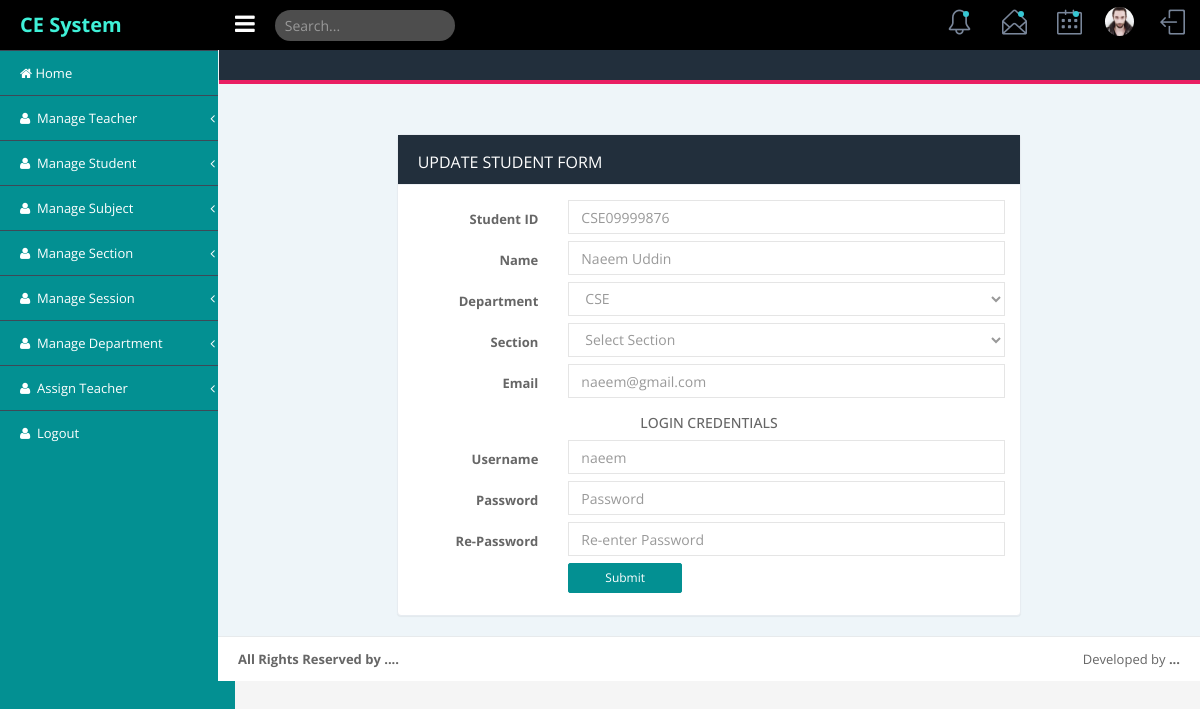
Before: /admin/student/update_student.php?id=CSE09999876 (signed in) with the older database file.
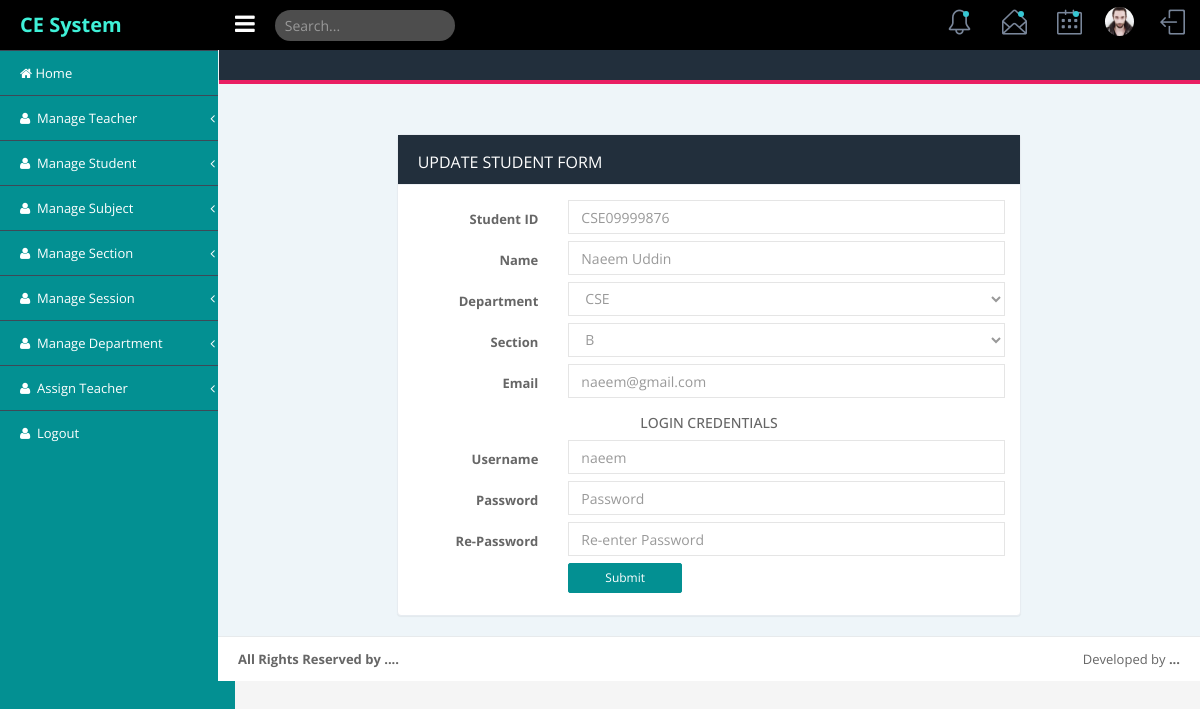
After: the same page with the newer database file.
### tables this page shows
CREATE TABLE `registration` (
  `id` int(11) NOT NULL,
  `member_id` varchar(250) DEFAULT NULL,
  `login_id` int(11) DEFAULT NULL,
  `email` varchar(250) DEFAULT NULL,
  `name` varchar(250) DEFAULT NULL,
  `department` int(11) DEFAULT NULL,
  `section` int(11) DEFAULT NULL,
  `authentication` tinyint(4) NOT NULL DEFAULT '0' COMMENT '0=inactive/pending,1=active,2=rejected',
  `created_at` datetime DEFAULT NULL,
  `updated_at` timestamp NULL DEFAULT CURRENT_TIMESTAMP
);

### admin/student/update_student.php (the view, shortened to what the changed rows need)
<?php include('../includes/db/connection_db.php');?>
<!DOCTYPE html>
<html lang="en">
<head>
        <?php include('../includes/head_link.php');?>
    </head>
    <body class="fixed-top">
        <div id="wrapper">
            <div class="page-container">
                <div class="page-content-wrapper">
                    <div class="content-wrapper container">
                        <div class="row">
                            <div class="col-md-8 col-md-offset-2">
                                <div class="panel panel-card margin-b-30">
                                    <div class="panel-body">
                                    <form class="form-horizontal" method="post" action="<?=$base?>/sql/update_sql.php" onsubmit="return validate();">
                                    <?php
                                    if (isset($_GET['id'])) {
                                        $id = $_GET['id'];
                                        $sql = "SELECT
                                        registration.member_id as student_id,
                                        registration.name as name,
                                        registration.email as email,
                                        registration.department as dept,
                                        registration.section as section,
                                        login.username as username,
                                        login.id  as login_id,
                                        student.id as student_f_id
                                        from registration left join login on login.id=registration.login_id
                                        left join student on
                                        student.student_id=registration.member_id
                                        where registration.member_id = '$id'";
                                        $result = $conn->query($sql);
                                        if ($result->num_rows == 1) {
                                            while ($t_data = $result->fetch_assoc()) {?>
                                        <div class="form-group">
                                            <label class="col-lg-3 control-label">Student ID</label>
                                            <div class="col-lg-9">
                                                <input type="text" name="student_id" placeholder="Student ID" value="<?php echo $t_data['student_id']?>" class="form-control">
                                            </div>
                                        </div>
                                        <div class="form-group">
                                            <label class="col-lg-3 control-label">Name</label>
                                            <div class="col-lg-9">
                                                <input type="text" value="<?php echo $t_data['name']?>" name="name" placeholder="Name" class="form-control">
                                            </div>
                                        </div>
                                        <div class="form-group">
                                            <label class="col-lg-3 control-label">Department</label>
                                                <div class="col-lg-9">
                                                    <select class="form-control form-control-sm" name="department">
                                                    <?php
                                                        $sql = "SELECT * from department where status = 1";
                                                        $query = $conn->query($sql);
                                                        $row = $query->num_rows;
                                                        if ($row > 0) {
                                                            while ($data = $query->fetch_assoc()){
                                                                $id = $data['id'];
                                                                $name = $data['department_name'];
                                                                if ($t_data['dept'] == $id) {
                                                                   $select = "selected";
                                                                }
                                                                else{
                                                                    $select = "";
                                                                }
                                                                echo "<option value='$id' $select>$name</option>";
                                                            }
                                                        }
                                                    ?>
                                                    </select>
                                                </div>
                                        </div>
                                        <div class="form-group">
                                            <label class="col-lg-3 control-label">Section</label>
                                                <div class="col-lg-9">
                                                    <select class="form-control form-control-sm" name="section">
                                                    <option>Select Section</option>
                                                    <?php
                                                        $sql = "SELECT * from section where status = 1";
                                                        $query = $conn->query($sql);
                                                        $row = $query->num_rows;
                                                        if ($row > 0) {
                                                            while ($data = $query->fetch_assoc()){
                                                                $id = $data['id'];
                                                                $name = $data['section_name'];
                                                                if ($t_data['section'] == $id) {
                                                                   $select = "selected";
                                                                }
                                                                else{
                                                                    $select = "";
                                                                }
                                                                echo "<option value='$id' $select>$name</option>";
                                                            }
                                                        }
                                                    ?>
                                                    </select>
                                                </div>
                                        </div>
                                        <div class="form-group">
                                            <label class="col-lg-3 control-label">Email</label>
                                            <div class="col-lg-9">
                                                <input type="email" value="<?php echo $t_data['email']?>" name="email" placeholder="E-mail" class="form-control">
                                            </div>
                                        </div>
                                        <h5 class="text-center"> LOGIN CREDENTIALS </h5>
                                        <div class="form-group">
                                            <label class="col-lg-3 control-label">Username</label>
                                            <div class="col-lg-9">
                                                <input type="text" name="username" value="<?php echo $t_data['username']?>" placeholder="Username" class="form-control">
                                            </div>
                                        </div>
                                        <div class="form-group">
                                            <label class="col-lg-3 control-label">Password</label>
                                            <div class="col-lg-9">
                                                <input type="password" name="password" placeholder="Password" id="password" class="form-control">
                                            </div>
                                        </div>
                                        <div class="form-group">
                                            <label class="col-lg-3 control-label">Re-Password</label>
                                            <div class="col-lg-9">
                                                <input type="password" name="re_password" placeholder="Re-enter Password"  id="re_password" class="form-control">
                                            </div>
                                        </div>
                                        <div class="form-group">
                                            <div class="col-lg-offset-3 col-lg-9">
                                                <input type="submit" class="btn btn-sm btn-primary" name="update_student" value="submit">
                                            </div>
                                        </div>
                                        <?php    }
                                        }
                                    }
                                    ?>
                                    </form>
                                    </div>
                                </div>
                            </div>
                        </div>
                    </div>
                </div>
            </div>
        </div>
    </body>
</html>

Changed rows visible on the page:
changed registration "CSE09999876": section "Select Section" → "B"
